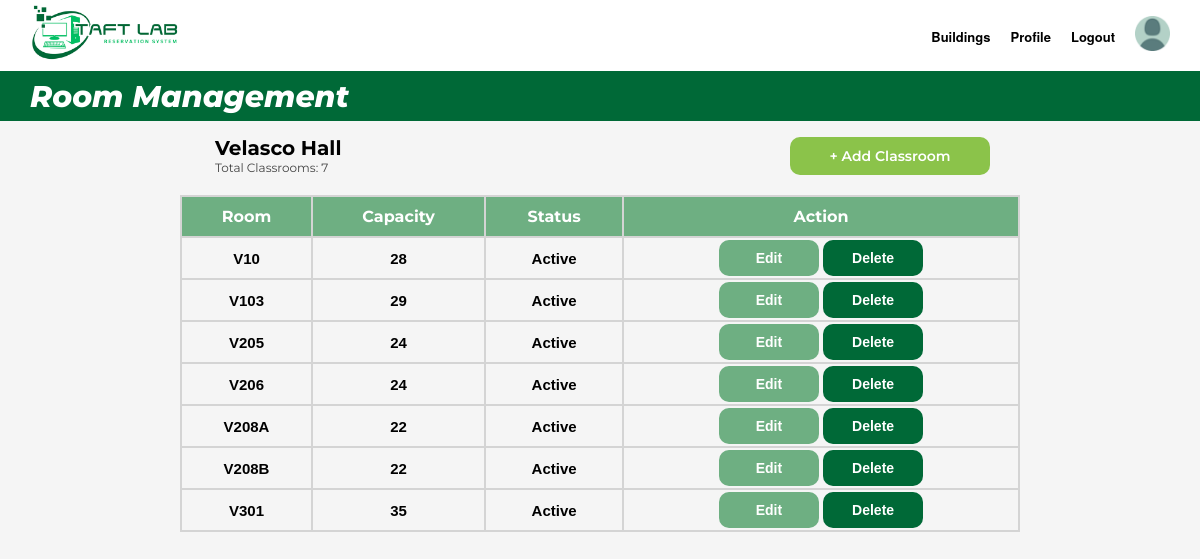
Page /Webpages/rm-management.php?type=V (signed in) on the committed database.
### tables this page shows
CREATE TABLE building(
    building_id INT AUTO_INCREMENT PRIMARY KEY,
    building_code VARCHAR(10) NOT NULL,
    building_name VARCHAR(45) NOT NULL
);

CREATE TABLE laboratory(
    lab_id INT AUTO_INCREMENT PRIMARY KEY,
    building_id INT NOT NULL,
    room_code VARCHAR(10) NOT NULL,
    capacity INT NOT NULL, 
    status ENUM('Active', 'Maintenance', 'Closed') NOT NULL DEFAULT 'Active',
    FOREIGN KEY (building_id) REFERENCES building(building_id) ON DELETE RESTRICT ON UPDATE CASCADE,
    UNIQUE(building_id, room_code)
);

### Webpages/rm-management.php (the view, shortened to what this page needs)
<?php
  include "db.php";
  $totalClassrooms = 0;
  if($_SERVER["REQUEST_METHOD"] == "GET")
  {
    $code = $_GET['type'] ?? '';
    $getBuilding = "SELECT * FROM building WHERE building_code = '$code'";
    $resultBuilding = $conn->query($getBuilding);
    $row = $resultBuilding->fetch_assoc();
    $sql = "SELECT * FROM laboratory WHERE room_code LIKE '%$code%' ORDER BY room_code ASC";
    $result = $conn->query($sql);
    $totalClassroom = "SELECT COUNT(*) AS total FROM laboratory WHERE room_code LIKE '%$code%'";
    $result2 = $conn->query($totalClassroom);
    $value = $result2->fetch_assoc();
    $totalClassrooms = $value['total'];
  }
?>
<!DOCTYPE html>
<html lang="en">
<head>
    <link rel="stylesheet" href="homepage-carousel.css">
    <link rel="stylesheet" href="rm-management.css">
</head>
<body>
    <header>
        <div class="logo">
            <img src="images/taftlab-logo.png" alt="TaftLab Logo"/>
        </div>
    <div class="header-right">
      <nav>
        <ul>
          <li><a href="roomManagement.php">Buildings</a></li>
          <li><a href="admin-profile.php">Profile</a></li>
          <li><a href="logout.php">Logout</a></li>
        </ul>
      </nav>
      <div class="profile-icon">
        <img src="images/profile-icon.png" alt="Profile Icon"/>
      </div>
    </div>
  </header>
  <div class="admin-subheader">
    <h2>Room Management</h2>
  </div>
  <div class="header-row">
    <div class="header-left">
        <h1 class="header"><?php echo $row['building_name'] ?? 'Unknown Building'; ?></h1>
        <p class="sub-header-text"><?php echo "Total Classrooms: " . $totalClassrooms; ?></p>
    </div>
    <a href="rm-create.php?type=create-<?php echo $code;?>" class="create">+ Add Classroom</a>
  </div>
  <table>
    <tr class="table-header">
      <th> Room </th>
      <th> Capacity </th>
      <th> Status </th>
      <th> Action </th>
    </tr>
    <?php while($labs = mysqli_fetch_array($result)): ?>
      <tr>
        <td> <?php echo $labs['room_code'] ?> </td>
        <td> <?php echo $labs['capacity'] ?> </td>
        <td> <?php echo $labs['status']; ?> </td>
        <td>
          <form method="GET" action="rm-update.php" style="display:inline">
            <input class="update" type="submit" value="Edit">
          </form>
          <form method="POST" action="rm-delete.php" style="display:inline">
            <input class="delete" type="submit" value="Delete" onclick="return confirm('Are you sure you want to delete this laboratory?');">
          </form>
        </td>
      </tr>
    <?php endwhile;?>
  </table>
</body>
</html>

### Webpages/homepage-carousel.css (style rules this page uses)
*, *::before, *::after { margin: 0; padding: 0; box-sizing: border-box; list-style-type: none; text-decoration: none; }
:root { --primary: #ec994b; --white: #ffffff; --bg: #f5f5f5; }
html { font-size: 62.5%; font-family: "Montserrat", sans-serif; scroll-behavior: smooth; }
body { font-size: 1.6rem; background: var(--bg); overflow-x: hidden; }
header { font-family: 'Helvetica Neue', Arial, sans-serif; display: flex; justify-content: space-between; align-items: center; padding: 3px 30px; background-color: #fff; }
.header-right { display: flex; align-items: center; gap: 20px; }
.logo img { height: 60px; }
.profile-icon img { height: 35px; margin: 0px; }
nav ul { list-style: none; display: flex; gap: 20px; margin: 0; padding: 0; }
nav ul li a { text-decoration: none; color: black; font-size: 13px; font-weight: 550; transition: color 0.3s ease; }

### Webpages/rm-management.css (style rules this page uses)
.admin-subheader { background-color: #006937; height: 50px; display: flex; flex-direction: column; align-items: flex-start; padding: 0 30px; color: white; font-weight: 600; text-align: left; justify-content: center; }
.admin-subheader h2 { color: white; font-size: 3rem; margin: 0; font-weight: 800; font-style: italic; }
.header-row { display: flex; justify-content: space-between; align-items: center; margin: 15px 30px; }
.header-left { display: flex; flex-direction: column; margin-left: 185px; }
.header-left h1 { margin: 0; font-family: 'Montserrat', sans-serif; font-weight: 700; font-size: 2rem; }
.sub-header-text { margin: 0; font-family: 'Montserrat', sans-serif; font-weight: 400; font-size: 1.2rem; color: #444; }
.create { display: inline-block; text-align: center; width: 200px; padding: 10px 20px; background-color: #8BC34A; color: white; border: none; border-radius: 10px; font-size: 1.4rem; font-weight: 600; text-decoration: none; cursor: pointer; transition: all 0.3s ease; margin-right: 180px; }
.delete { display: inline-block; text-align: center; width: 100px; padding: 10px 20px; background-color: #006937; color: white; border: none; border-radius: 10px; font-size: 1.4rem; font-weight: 600; text-decoration: none; cursor: pointer; transition: all 0.3s ease; }
.update { display: inline-block; text-align: center; width: 100px; padding: 10px 20px; background-color: #6eaf82; color: white; border: none; border-radius: 10px; font-size: 1.4rem; font-weight: 600; text-decoration: none; cursor: pointer; transition: all 0.3s ease; }
table { border-collapse: collapse; width: 70%; margin: 20px auto; color: black; }
th { border: 1px solid #ccc; padding: 10px; text-align: center; border: 2px solid #d4d4d4; }
td { border: 1px solid #ccc; padding: 2px 5px; text-align: center; border: 2px solid #d4d4d4; font-size: 15px; font-family: Arial, Helvetica, sans-serif; font-weight: bold; }
.table-header { background-color: #6eaf82; color: white; }

### rows in the picture
building: building_name "Velasco Hall"
laboratory: room_code "V10", capacity "28", status "Active"
laboratory: room_code "V103", capacity "29", status "Active"
laboratory: room_code "V205", capacity "24", status "Active"
laboratory: room_code "V206", capacity "24", status "Active"
laboratory: room_code "V208A", capacity "22", status "Active"
laboratory: room_code "V208B", capacity "22", status "Active"
laboratory: room_code "V301", capacity "35", status "Active"

### other values in the picture
$totalClassrooms "7"
